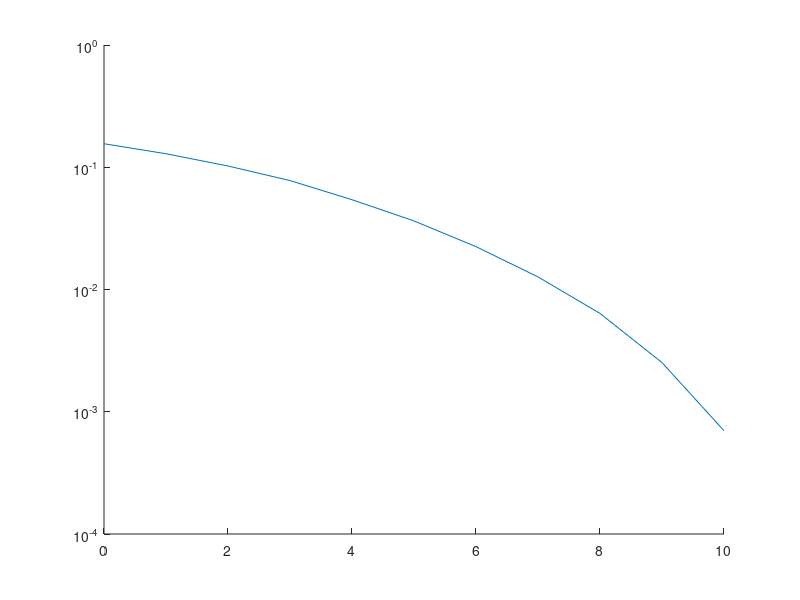

MATLAB code for this plot:
%% QPSK
bitsNum=20000;
bitsI = 2*randi([0,1],1,bitsNum)-1;
bitsQ = 2*randi([0,1],1,bitsNum)-1;

Symbol =(bitsI+i*bitsQ);


%% AWGN

n=(randn(1,20000)+i*randn(1,20000));
BER=[]
for v=[0.1, 0.1259, 0.1585, 0.1995, 0.2512, 0.3162, 0.3981, 0.5012, 0.6310, 0.7943, 1]
    noise=sqrt(v).*(n);
   
    %%received
    Rsig = Symbol +noise;

    %%detection
    
    Isymbol=ones(1,20000);
    Qsymbol=ones(1,20000);
    
    Isymbol( find(real(Rsig)<0))=-1;
    Qsymbol( find(imag(Rsig)<0))=-1;
    
    
    %%BER
    b=(sum(bitsI~=Isymbol)/(bitsNum));
    a=(sum(bitsQ~=Qsymbol)/(bitsNum));
    z=(a+b)/2;
    BER=[BER z]; 
end
v=[0.1, 0.1259, 0.1585, 0.1995, 0.2512, 0.3162, 0.3981, 0.5012, 0.6310, 0.7943, 1];
SNR=10*log10(1./v);
hold on
semilogy(SNR,BER);